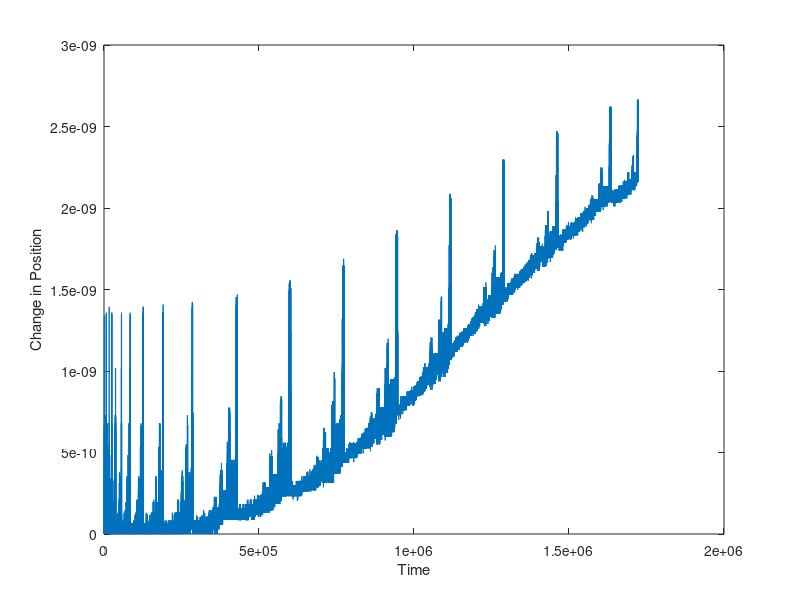

Reproduce this figure in MATLAB.
function HW9_LagrangeNumericalIntegration

clear
clc
%clf

GMe=398600.44;
GMm=GMe/81.30056;

% Constant Earth-Moon distance
Rem=[384400,0,0]; %km

%initial conditions of satellite
m=384400-384400*cosd(60);
Rsm=[m, -384400*sind(60), 0]; %km - vector from satellite to moon

Res=[norm(Rem)*cosd(60), norm(Rem)*sind(60), 0]; %km - vector from earth to satellite
Ves=[0,0,0]; %km/s

w=sqrt((GMe+GMm)/(norm(Rem)^3));

% Time bounds (sec)
t0      = 0;            
tf      = 20*86164;   

options = odeset('RelTol',1E-10,'AbsTol',1E-10);
[T,V]=ode45(@EOMIntegrator,[t0:15:tf],[Res,Rsm,Ves],options,GMe,GMm,Rem,w);

Re=[V(:,1) V(:,2) V(:,3)];
Rm=[V(:,4) V(:,5) V(:,6)];
Ve=[V(:,7) V(:,8) V(:,9)];

dPosition=[sqrt((V(:,1)-V(1,1)).^2+(V(:,2)-V(1,2)).^2+(V(:,3)-V(1,3)).^2)];
dPosition(1)
dPosition(end)
plot(T,dPosition)
xlabel('Time')
ylabel('Change in Position')



function [ dY ] = EOMIntegrator(t,Y,GMe,GMm,Rem,w)
dY = zeros(9,1);

% Unpack the state vector
y = Y(1:3);
m = Y(4:6);
dy = Y(7:9);

% Dynamics of the system

ddx=-GMe*y(1)/(norm(y)^3)+GMm*(m(1)/(norm(m)^3)-1/(norm(Rem)^2))+2*w*dy(2)+y(1)*(w^2);
ddy=-GMe*y(2)/(norm(y)^3)+GMm*(m(2)/(norm(m)^3))-2*w*dy(1)+y(2)*(w^2);
ddz=-GMe*y(3)/(norm(y)^3)+GMm*(m(3)/(norm(m)^3));

% Output the DERIVATIVE of the state
dY(1:3) = dy;
dY(4:6) = dy;
dY(7) = ddx;
dY(8) = ddy;
dY(9) = ddz;
